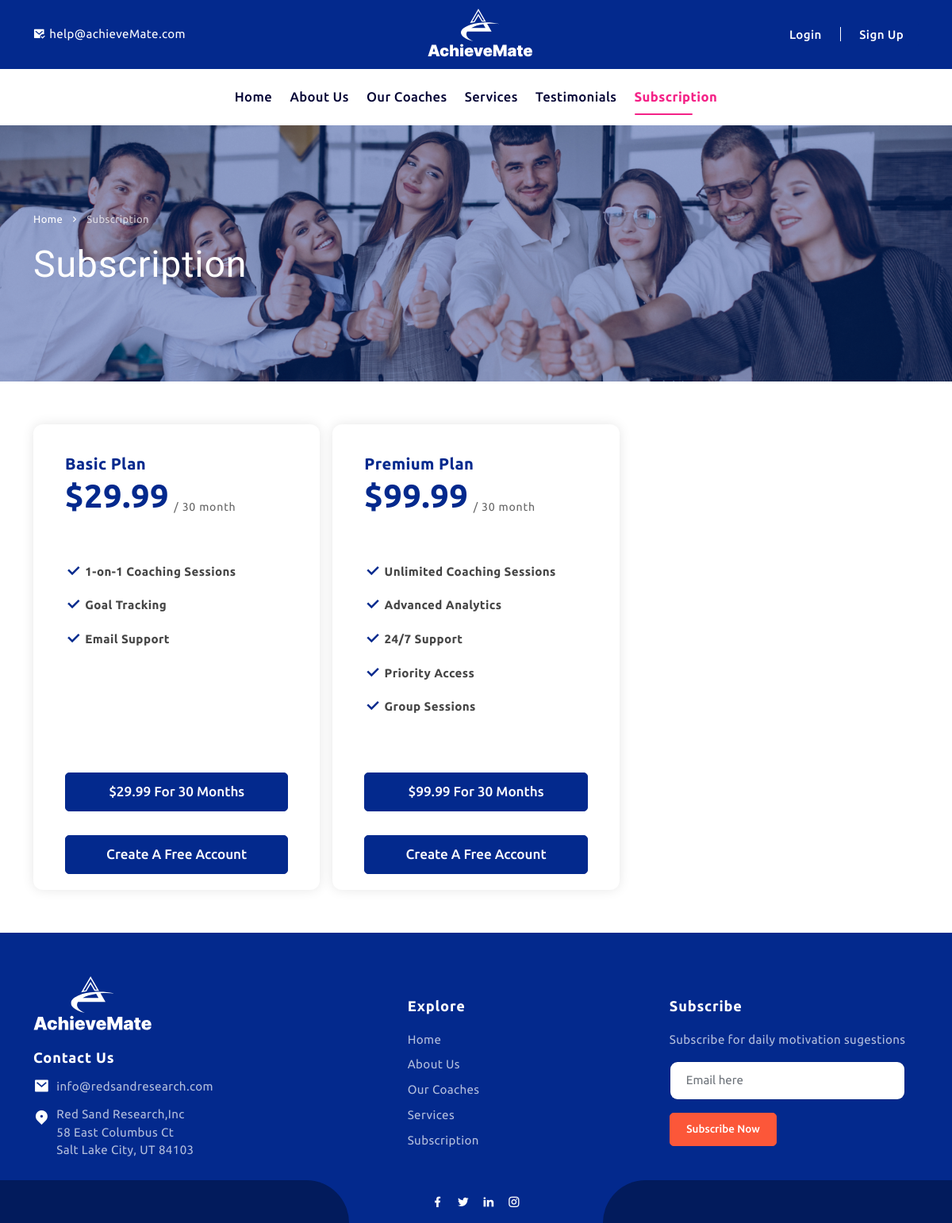
The app's page /subscription/ with its own data.
### achievemate_app/models.py (models this page shows, shortened)
class BaseModel(models.Model):
    TEST_DATA_CHOICES = (('0', 'no'), ('1', 'yes'),('2', 'default'))
    created_date = models.DateTimeField(auto_now_add=True)
    modified_date = models.DateTimeField(auto_now=True)
    is_deleted = models.BooleanField(default=False)
    is_testdata = models.CharField(max_length=1,default='1',choices=TEST_DATA_CHOICES,blank=True, null=True)
    class Meta:
        abstract = True

class SubscriptionPackage(BaseModel):
    package_name = models.CharField(max_length=255, blank=True, null=True)
    class Meta:
        managed = True
        db_table = 'subscription_package'

class Subscription(BaseModel):
    subscription_package = models.ForeignKey(SubscriptionPackage, models.DO_NOTHING, blank=True, null=True)
    price = models.DecimalField(max_digits=10, decimal_places=2, blank=True, null=True)
    duration = models.IntegerField(blank=True, null=True)
    stripe_price_id=models.CharField(max_length=255, blank=True, null=True)
    class Meta:
        managed =True
        db_table = 'subscription'

class SubscriptionFeatures(BaseModel):
    subscription_package = models.ForeignKey(SubscriptionPackage, models.CASCADE, blank=True, null=True)
    feature_name = models.CharField(max_length=255, blank=True, null=True)
    class Meta:
        managed =True
        db_table = 'subscription_features'

### achievemate_app/views.py (the view)
# urls.py: path('subscription/', views.subscription, name='subscription'),
def subscription(request):
    context = {}
    subscriptions = Subscription.objects.all()
    packages = SubscriptionPackage.objects.filter(subscription__in=subscriptions).distinct()
    features = SubscriptionFeatures.objects.filter(subscription_package__in=packages).distinct()
    context.update({'subscriptions': subscriptions, 'packages': packages, 'features': features})
    return render(request,"achievemate/subscription.html",context)

### achievemate_app/templates/achievemate/subscription.html (shortened to what this page needs)
{% extends "achievemate/main_base.html" %}
{% load static %}
{% block content %}
        <section class="page-title-section subscription-page">
            <div class="container">
                <div class="row">
                    <div class="col-12">
                        <div class="breadcrumb-wrap">
                            <nav aria-label="breadcrumb">
                                <ul class="breadcrumb">
                                    <li class="breadcrumb-item"><a href="index.html">Home</a></li>
                                    <li class="breadcrumb-item active" aria-current="page">Subscription</li>
                                </ul>
                            </nav>
                            <div class="page-title">
                                <h2>Subscription</h2>
                            </div>
                        </div>
                    </div>
                </div>
            </div>
        </section>
        <section class="subscription-section">
            <div class="container">
                <div class="row row-cols-lg-3 row-cols-md-3 row-cols-sm-2 row-cols-1 g-3">
                    {% for package in packages %}
                    <div class="col">
                        <div class="subscription-wrap">
                            <div class="subscription-content">
                                <div class="subscription-header">
                                    <span class="subscription-plan">{{ package.package_name }}</span>
                                    {% for subscription in subscriptions %}
                                    {% if subscription.subscription_package == package %}
                                    <h3 class="subscription-title">${{ subscription.price }}<sub>/ {{ subscription.duration }} month</sub></h3><br>
                                    {% endif %}
                                    {% endfor %}
                                </div>
                                <div class="subscription-body">
                                    <div class="plan-list">
                                        <ul>
                                            {% for feature in features %}
                                            {% if feature.subscription_package == package %}
                                            <li>
                                                <i class="ri-check-fill"></i>
                                                {{ feature.feature_name }}
                                            </li>
                                            {% endif %}
                                            {% endfor %}
                                        </ul>
                                    </div>
                                </div>
                            </div>
                            {% for subscription in subscriptions %}
                            {% if subscription.subscription_package == package %}
                            <div class="subscription-footer">
                                <button role="button" class="btn btn-mcolor w-100" onclick="redirectToStripe('{{ subscription.id }}')">${{ subscription.price }} for {{ subscription.duration }} months</button>
                            </div>
                            {% endif %}
                            {% endfor %}
                            <div class="subscription-footer">
                                <button role="button" class="btn btn-mcolor w-100">Create a free account </button>
                            </div>
                        </div>
                    </div>
                    {% endfor %}
                </div>
            </div>
        </section>
{% endblock%}

### achievemate_app/templates/achievemate/main_base.html (shortened to what this page needs)
<!DOCTYPE html>
<html lang="en">
{% load static %}
{% load socialaccount %}
<head>
    <link rel="stylesheet" href="{% static 'assets/css/bootstrap.min.css' %}">
    <link rel="stylesheet" href="{% static 'assets/css/shortcode.css' %}">
    <link rel="stylesheet" href="{% static 'assets/css/owl.carousel.min.css' %}">
    <link rel="stylesheet" href="{% static 'assets/css/styles.css' %}">
    <link rel="stylesheet" href="{% static 'assets/css/responsive.css' %}">
    <link rel="stylesheet" href="{% static 'assets/css/remixicon.css' %}">
</head>
<body>
    <div class="main-page">
        <header class="header">
            <div class="topbar">
                <div class="container">
                    <div class="row">
                        <div class="col-12">
                            <div class="topbar-content">
                                <div class="mail-wrap">
                                    <a href="mailto:help@achieveMate.com" class="text-white"><i
                                            class="ri-mail-check-fill me-1"></i>help@achieveMate.com</a>
                                </div>
                                <div class="navbar-brand">
                                    <a class="logo" href="{% url 'index' %}"><img src="{% static 'assets/img/logo.svg' %}" alt="logo" /></a>
                                </div>
                                <div class="auth-btn-group user-without-login">
                                    <ul>
                                        {% if not user.is_authenticated %}
                                        <li>
                                            <a href="#" class="btn" data-bs-toggle="modal" data-bs-target="#UserLogin">
                                                <span class="auth-text"> Login</span>
                                            </a>
                                        </li>
                                        <li>
                                            <a href="#" class="btn btn-mcolor" data-bs-toggle="modal"
                                                data-bs-target="#UserSignUp">
                                                <span class="auth-text">Sign Up</span>
                                            </a>
                                        </li>
                                        {% endif %}
                                    </ul>
                                </div>
                            </div>
                        </div>
                    </div>
                </div>
            </div>
            <nav class="navbar navbar-expand-lg">
                <div class="container">
                    <div class="nav-main">
                        <div class="collapse navbar-collapse" id="navbarNavAltMarkup">
                            <ul class="navbar-nav">
                                <li class="nav-item ">
                                    <a class="nav-link" aria-current="page" href="{% url 'index' %}">Home</a>
                                </li>
                                <li class="nav-item">
                                    <a class="nav-link" href="{% url 'about_us' %}">About Us</a>
                                </li>
                                <li class="nav-item">
                                    <a class="nav-link" href="{% url 'our_coach' %}">Our Coaches</a>
                                </li>
                                <li class="nav-item">
                                    <a class="nav-link" href="{% url 'services' %}">Services</a>
                                </li>
                                <li class="nav-item">
                                    <a class="nav-link" href="{% url 'testimonials'%}">Testimonials</a>
                                </li>
                                <li class="nav-item">
                                    <a class="nav-link" href="{% url 'subscription'%}">Subscription </a>
                                </li>
                            </ul>
                        </div>
                    </div>
                </div>
            </nav>
        </header>
        {% block content %}
        {% endblock %}
        <footer class="footer">
            <div class="main-footer">
                <div class="container">
                    <div class="row g-3">
                        <div class="col-lg-5 col-md-4 col-sm-12">
                            <div class="footer-logo mb-3">
                                <a href="index.html" class="d-flex align-items-center logo">
                                    <img src="{% static 'assets/img/logo.svg' %}" alt="img/logo">
                                </a>
                            </div>
                            <div class="footer-links footer-contact">
                                <h5 class="mb-2">Contact Us</h5>
                                <ul class="nav flex-column">
                                    <li class="nav-item"><a href="mailto:info@redsandresearch.com" class=""><i
                                                class="ri-mail-fill"></i>info@redsandresearch.com</a>
                                    </li>
                                    <li class="nav-item">
                                        <i class="ri-map-pin-2-fill"></i>
                                        Red Sand Research,Inc <br> 58 East Columbus Ct <br> Salt Lake City, UT 84103
                                    </li>
                                </ul>
                            </div>
                        </div>
                        <div class="col-lg-7 col-md-8 col-sm-12">
                            <div class="row g-3">
                                <div class="col-sm-6">
                                    <div class="footer-links pt-xl-4">
                                        <h5>Explore</h5>
                                        <ul class="nav flex-column">
                                            <li class="nav-item"><a href="{% url 'index' %}">Home</a></li>
                                            <li class="nav-item"><a href="{% url 'about_us' %}">About Us</a></li>
                                            <li class="nav-item"><a href="{% url 'our_coach' %}">Our Coaches</a></li>
                                            <li class="nav-item"><a href="{% url 'services' %}">Services</a></li>
                                            <li class="nav-item"><a href="{% url 'subscription'%}">Subscription </a></li>
                                        </ul>
                                    </div>
                                </div>
                                <div class="col-sm-6">
                                    <div class="footer-links pt-xl-4">
                                        <h5>Subscribe</h5>
                                        <p class="footer-desc">Subscribe for daily motivation sugestions</p>
                                        <form class="footer-subscribe-form">
                                            <div class="form-group mb-3">
                                                <input type="text" name="" value="" class="form-control"
                                                    placeholder="Email here" />
                                            </div>
                                            <button class="btn btn-orange">Subscribe Now</button>
                                        </form>
                                    </div>
                                </div>
                            </div>
                        </div>
                    </div>
                </div>
            </div>
            <div class="bottom-footer">
                <ul class="social-link">
                    <li>
                        <a href="" title="facebook"><i class="ri-facebook-fill"></i></a>
                    </li>
                    <li>
                        <a href="" title="twitter"><i class="ri-twitter-fill"></i></a>
                    </li>
                    <li>
                        <a href="" title="linkedin"><i class="ri-linkedin-fill"></i></a>
                    </li>
                    <li>
                        <a href="" title="instagram"><i class="ri-instagram-line"></i></a>
                    </li>
                </ul>
            </div>
        </footer>
    </div>
</body>
</html>

### records on screen
SubscriptionPackage: package_name "Basic Plan"
Subscription: price "29.99", duration "30"
SubscriptionFeatures: feature_name "1-on-1 Coaching Sessions"
SubscriptionFeatures: feature_name "Goal Tracking"
SubscriptionFeatures: feature_name "Email Support"
SubscriptionPackage: package_name "Premium Plan"
Subscription: price "99.99", duration "30"
SubscriptionFeatures: feature_name "Unlimited Coaching Sessions"
SubscriptionFeatures: feature_name "Advanced Analytics"
SubscriptionFeatures: feature_name "24/7 Support"
SubscriptionFeatures: feature_name "Priority Access"
SubscriptionFeatures: feature_name "Group Sessions"
